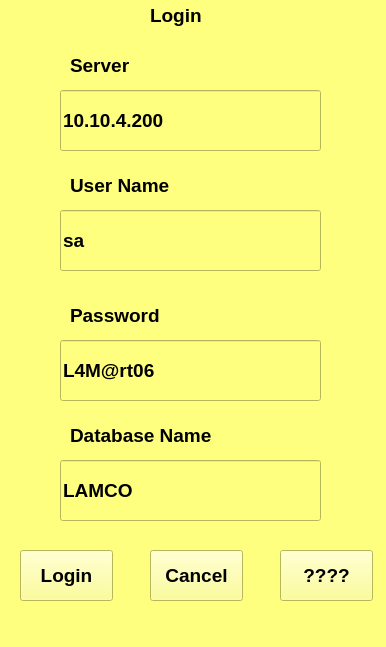
<?xml version="1.0" encoding="UTF-8"?>
<ui version="4.0">
 <class>RMSHelperQT5</class>
 <widget class="QMainWindow" name="RMSHelperQT5">
  <property name="geometry">
   <rect>
    <x>0</x>
    <y>0</y>
    <width>386</width>
    <height>647</height>
   </rect>
  </property>
  <property name="windowTitle">
   <string>RMSHelperQT5</string>
  </property>
  <property name="styleSheet">
   <string notr="true">background-color: rgb(85, 0, 127);
background-color: rgb(255, 255, 127);</string>
  </property>
  <widget class="QWidget" name="centralwidget">
   <widget class="QLineEdit" name="server">
    <property name="geometry">
     <rect>
      <x>60</x>
      <y>90</y>
      <width>261</width>
      <height>61</height>
     </rect>
    </property>
    <property name="font">
     <font>
      <pointsize>14</pointsize>
      <weight>75</weight>
      <bold>true</bold>
     </font>
    </property>
    <property name="text">
     <string>10.10.4.200</string>
    </property>
   </widget>
   <widget class="QLabel" name="label">
    <property name="geometry">
     <rect>
      <x>70</x>
      <y>50</y>
      <width>131</width>
      <height>31</height>
     </rect>
    </property>
    <property name="font">
     <font>
      <pointsize>14</pointsize>
      <weight>75</weight>
      <bold>true</bold>
     </font>
    </property>
    <property name="text">
     <string>Server</string>
    </property>
   </widget>
   <widget class="QLineEdit" name="user_name">
    <property name="geometry">
     <rect>
      <x>60</x>
      <y>210</y>
      <width>261</width>
      <height>61</height>
     </rect>
    </property>
    <property name="font">
     <font>
      <pointsize>14</pointsize>
      <weight>75</weight>
      <bold>true</bold>
     </font>
    </property>
    <property name="text">
     <string>sa</string>
    </property>
   </widget>
   <widget class="QLabel" name="label_2">
    <property name="geometry">
     <rect>
      <x>70</x>
      <y>170</y>
      <width>131</width>
      <height>31</height>
     </rect>
    </property>
    <property name="font">
     <font>
      <pointsize>14</pointsize>
      <weight>75</weight>
      <bold>true</bold>
     </font>
    </property>
    <property name="text">
     <string>User Name</string>
    </property>
   </widget>
   <widget class="QLineEdit" name="password">
    <property name="geometry">
     <rect>
      <x>60</x>
      <y>340</y>
      <width>261</width>
      <height>61</height>
     </rect>
    </property>
    <property name="font">
     <font>
      <pointsize>14</pointsize>
      <weight>75</weight>
      <bold>true</bold>
     </font>
    </property>
    <property name="text">
     <string>L4M@rt06</string>
    </property>
   </widget>
   <widget class="QLabel" name="label_3">
    <property name="geometry">
     <rect>
      <x>70</x>
      <y>300</y>
      <width>131</width>
      <height>31</height>
     </rect>
    </property>
    <property name="font">
     <font>
      <pointsize>14</pointsize>
      <weight>75</weight>
      <bold>true</bold>
     </font>
    </property>
    <property name="text">
     <string>Password</string>
    </property>
   </widget>
   <widget class="QLineEdit" name="database_name">
    <property name="geometry">
     <rect>
      <x>60</x>
      <y>460</y>
      <width>261</width>
      <height>61</height>
     </rect>
    </property>
    <property name="font">
     <font>
      <pointsize>14</pointsize>
      <weight>75</weight>
      <bold>true</bold>
     </font>
    </property>
    <property name="text">
     <string>LAMCO</string>
    </property>
   </widget>
   <widget class="QLabel" name="label_4">
    <property name="geometry">
     <rect>
      <x>70</x>
      <y>420</y>
      <width>221</width>
      <height>31</height>
     </rect>
    </property>
    <property name="font">
     <font>
      <pointsize>14</pointsize>
      <weight>75</weight>
      <bold>true</bold>
     </font>
    </property>
    <property name="text">
     <string>Database Name</string>
    </property>
   </widget>
   <widget class="QPushButton" name="pb_login">
    <property name="geometry">
     <rect>
      <x>20</x>
      <y>550</y>
      <width>93</width>
      <height>51</height>
     </rect>
    </property>
    <property name="font">
     <font>
      <pointsize>14</pointsize>
      <weight>75</weight>
      <bold>true</bold>
     </font>
    </property>
    <property name="text">
     <string>Login</string>
    </property>
   </widget>
   <widget class="QPushButton" name="pb_cancel">
    <property name="geometry">
     <rect>
      <x>150</x>
      <y>550</y>
      <width>93</width>
      <height>51</height>
     </rect>
    </property>
    <property name="font">
     <font>
      <pointsize>14</pointsize>
      <weight>75</weight>
      <bold>true</bold>
     </font>
    </property>
    <property name="text">
     <string>Cancel</string>
    </property>
   </widget>
   <widget class="QPushButton" name="pb_misc">
    <property name="geometry">
     <rect>
      <x>280</x>
      <y>550</y>
      <width>93</width>
      <height>51</height>
     </rect>
    </property>
    <property name="font">
     <font>
      <pointsize>14</pointsize>
      <weight>75</weight>
      <bold>true</bold>
     </font>
    </property>
    <property name="text">
     <string>????</string>
    </property>
   </widget>
   <widget class="QLabel" name="label_5">
    <property name="geometry">
     <rect>
      <x>150</x>
      <y>0</y>
      <width>131</width>
      <height>31</height>
     </rect>
    </property>
    <property name="font">
     <font>
      <pointsize>14</pointsize>
      <weight>75</weight>
      <bold>true</bold>
     </font>
    </property>
    <property name="text">
     <string>Login</string>
    </property>
   </widget>
  </widget>
  <widget class="QMenuBar" name="menubar">
   <property name="geometry">
    <rect>
     <x>0</x>
     <y>0</y>
     <width>386</width>
     <height>26</height>
    </rect>
   </property>
  </widget>
  <widget class="QStatusBar" name="statusbar"/>
 </widget>
 <resources/>
 <connections/>
</ui>
